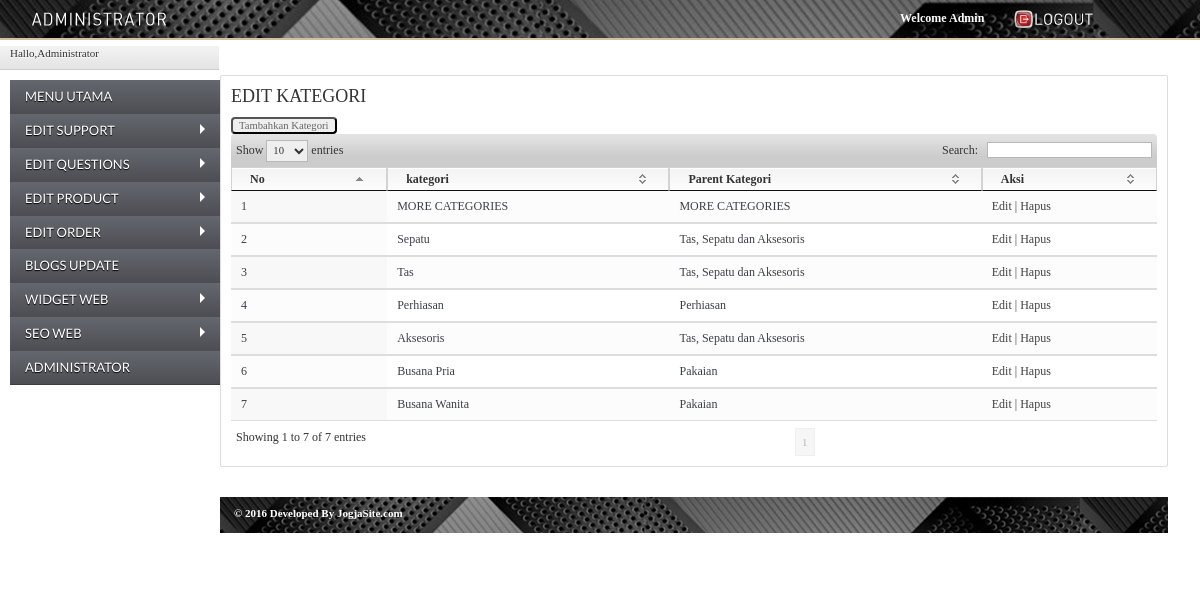
The page /@admin/page.php?module=kategori (signed in) on the database its author committed.
### tables this page shows
CREATE TABLE IF NOT EXISTS `subkategori` (
  `id_subkategori` int(11) NOT NULL,
  `id_kategori` int(11) DEFAULT NULL,
  `nama` varchar(128) NOT NULL,
  `seo` varchar(128) NOT NULL
);

CREATE TABLE IF NOT EXISTS `kategori` (
  `id_kategori` int(11) NOT NULL,
  `nama` varchar(128) NOT NULL,
  `seo` varchar(128) NOT NULL
);

### @admin/module/mod_kategori/kategori.php (the view, shortened to what this page needs)
<?php
 if (empty($_SESSION['username']) AND empty($_SESSION['passuser'])){
  echo "<link href='style.css' rel='stylesheet' type='text/css'>
 <center>Untuk mengakses modul, Anda harus login <br>";
  echo "<a href=../../index.php><b>LOGIN</b></a></center>";
}
else{
$aksi="module/mod_kategori/aksi_kategori.php";
switch($_GET[act]){
  default:
    echo "<h2>EDIT KATEGORI</h2>
          <input type=button  class=butt value='Tambahkan Kategori' onclick=location.href='?module=kategori&act=tambah_kategori'>
          <table id='exampless' class='display' cellspacing='0' width='100%'>
          <thead style='background: #9B9B9B;'><tr><th>No</th><th>kategori</th><th>Parent Kategori</th><th>Aksi</th></tr></thead><tbody>";
	$tampil=mysql_query("SELECT * FROM subkategori");
	$no=1;
		while ($r=mysql_fetch_array($tampil)){
			$kateg=mysql_query("SELECT * FROM kategori where id_kategori = '$r[id_kategori]' ");
			$k = mysql_fetch_array($kateg);
			echo "
			<tr>
				<td>$no</td>
				<td>$r[nama]</td>
				<td>$k[nama]</td>
				<td><a href=?module=kategori&act=edit_kategori&id=$r[id_subkategori]>Edit</a> |
			";?><a onclick="return confirm('Apakah anda yakin menghapus data ini?');" <?php echo"href=$aksi?module=kategori&act=hapus&id=$r[id_subkategori]>Hapus</a>
			</tr>";
			$no++;
		}
    echo "</tbody></table>";
    break;
}
}
?>

### @admin/page.php (shortened to what this page needs)
<?php
if (empty($_SESSION['username']) AND empty($_SESSION['passuser'])){
	include("loop.php");
}
else{
?>
<html xmlns="http://www.w3.org/1999/xhtml">
<head>
	<link rel="stylesheet" href="css/reset.css" type="text/css"/>
	<link rel="stylesheet" href="css/screen.css" type="text/css"/>
	<link rel="stylesheet" href="css/style.css" type="text/css"/>
	<link rel="stylesheet" href="css/zistyle.css" type="text/css"/>
	<link rel="stylesheet" href="css/sidebar.css">
	<link rel="stylesheet" href="media/css/jquery.dataTables.css" type="text/css"/>
	<link rel="stylesheet" href="menu/css/stylesheet.css" type="text/css"/>
	<link rel="stylesheet" href="css/icons.css" type="text/css"/>
</head>
<body>
    <div class="header">
        <a class="logo" href="page.php?module=home"><img src="menu/img/logo.png" alt="admin panel" title=""/></a>
        <ul class="header_menu">
			<li style='color: white;'><strong>Welcome Admin</strong><?php echo "$_POST[username]"; ?></li>
			<li><a href="logout.php"><img src="images/btn_logout.png" width="83" alt="" class="icon" /></a></li>
        </ul>
    </div>
	<div class="sidebar">
	<div class="breadLine">
		<div class="adminControl active">
			<?php echo "Hallo,$_SESSION[namalengkap]"; ?>
		</div>
	</div>
	<?php
		include "inc/sidebar.php";
	?>
    </div>
	<div class="main">
		<div class="main-wrap">
			<div class="page clear">
				<div class="content-box">
					<?php include "content.php"; ?>
				</div>
				<div class="footer clear">
					<span class="copy" style="margin-left: 14px;color: #fff;"><strong>© 2016 Developed By <a href="jogjasite.com">JogjaSite.com</a></strong>
				</div>
			</div>
		</div>
	</div>
</body>
</html>
<?php }?>

### @admin/inc/sidebar.php (shortened to what this page needs)
<div id='cssmenu'>
	<ul class="">
		<li class="">
			<a href="page.php?module=home">
				<span></span><span class="text">MENU UTAMA</span>
			</a>
		</li>
		<li class="has-sub">
			<a href="#">
				<span class="l">EDIT SUPPORT</span>
			</a>
		</li>
		<li class="has-sub">
			<a href="#">
				<span class="">EDIT QUESTIONS</span>
			</a>
		</li>
        <li class="has-sub">
			<a href="#">
				<span class=""></span><span class="text">EDIT PRODUCT</span>
			</a>
		</li>
        <li class="has-sub">
			<a href="#">
				<span class=""></span><span class="text">EDIT ORDER</span>
			</a>
		</li>
		<li class="">
			<a href="page.php?module=berita">
				<span class=""></span><span class="text">BLOGS UPDATE</span>
			</a>
		</li>
		<li class="has-sub">
			<a href="#">
				<span class=""></span><span class="text">WIDGET WEB</span>
			</a>
		</li>
		<li class="has-sub">
			<a href="#">
				<span class=""></span><span class="text">SEO WEB</span>
			</a>
		</li>
         <li class="">
			<a href="page.php?module=users">
				<span class=""></span><span class="text">ADMINISTRATOR</span>
			</a>
		</li>
	</ul>
</div>

### @admin/content.php (shortened to what this page needs)
<?php
if ($_GET['module']=='home')
{?>
	<div class='box-header clear'>
		<h2>Welcome</h2>
		</div>
		<div class="box-body clear">
          <p>&nbsp;&nbsp;&nbsp;&nbsp;* Welcome Admin, click the left menu to change the content. </p>
		<p><b>&nbsp;&nbsp;&nbsp;&nbsp;&nbsp;&nbsp;Modul Administrator</b> <br>
          	<a href="panduan/panduan_nikita.pdf"><img src="images/download_paduan.png" alt="" class="icon" width=100 style="border: 1px solid #999999;margin-left: 25px; margin-top:13px;"/></a>
			<?php
					error_reporting(0);
					  $ip      = $_SERVER['REMOTE_ADDR'];
					  $tanggal = date("Ymd");
					  $waktu   = time();
					  $s = mysql_query("SELECT * FROM statistik WHERE ip='$ip' AND tanggal='$tanggal'");
					  if(mysql_num_rows($s) == 0){
					  }
					  else{
					  }
					  $pengunjung       = mysql_num_rows(mysql_query("SELECT * FROM statistik WHERE tanggal='$tanggal' GROUP BY ip"));
					  $totalpengunjung  = mysql_result(mysql_query("SELECT COUNT(hits) FROM statistik"), 0);
					  $hits             = mysql_result(mysql_query("SELECT SUM(hits) FROM statistik WHERE tanggal='$tanggal'"), 0);
					  $totalhits        = mysql_result(mysql_query("SELECT SUM(hits) FROM statistik"), 0);
					  $tothitsgbr       = mysql_result(mysql_query("SELECT SUM(hits) FROM statistik"), 0);
					  $bataswaktu       = time() - 300;
					  $pengunjungonline = mysql_num_rows(mysql_query("SELECT * FROM statistik WHERE online > '$bataswaktu'"));
					  $path = "joinc/counter/";
					  $ext = ".png";
					  $tothitsgbr = sprintf("%06d", $tothitsgbr);
					  for ( $i = 0; $i <= 9; $i++ ){
						   $tothitsgbr = str_replace($i, "<img src='$path$i$ext' alt='$i'>", $tothitsgbr);
					  }
					?>
				<h3>Visitor Website</h3>
				<table style="width:30%; font-weight:bold; font-size:24px; float:left; margin:10px">
					<tr><td width="150px">Today</td><td></td><td></td></tr>
					<tr><td width="150px">Visits</td><td>:</td><td width="50px"><?php echo"$pengunjung"; ?></td></tr>
					<tr><td width="150px">Views</td><td>:</td><td width="50px"><?php echo"$hits"; ?></td></tr>
				</table>
				<table style="width:30%; font-weight:bold; font-size:24px; float:left; margin:10px">
					<tr><td width="150px">All Time</td><td></td><td></td></tr>
					<tr><td width="150px">Visits</td><td>:</td><td width="50px"><?php echo"$totalpengunjung"; ?></td></tr>
					<tr><td width="150px">Views</td><td>:</td><td width="50px"><?php echo"$totalhits"; ?></td></tr>
				</table>
	</div>
<?php
}
elseif ($_GET['module']=='about'){
    include "module/mod_about/about.php";
}
elseif ($_GET['module']=='brand'){
    include "module/mod_brand/brand.php";
}
elseif ($_GET['module']=='cs'){
    include "module/mod_cs/cs.php";
}
elseif ($_GET['module']=='cs2'){
    include "module/mod_cs2/cs2.php";
}
elseif ($_GET['module']=='email'){
    include "module/mod_email/email.php";
}
elseif ($_GET['module']=='beli'){
    include "module/mod_beli/beli.php";
}
elseif ($_GET['module']=='opening'){
    include "module/mod_opening/opening.php";
}
elseif ($_GET['module']=='desk'){
    include "module/mod_desk/desk.php";
}
elseif ($_GET['module']=='career'){
    include "module/mod_career/career.php";
}
elseif ($_GET['module']=='kategori'){
    include "module/mod_kategori/kategori.php";
}
elseif ($_GET['module']=='gambar'){
    include "module/mod_kategori/gambar.php";
}
elseif ($_GET['module']=='download'){
    include "module/mod_download/download.php";
}
elseif ($_GET['module']=='parentkategori'){
    include "module/mod_parentkategori/parentkategori.php";
}
elseif ($_GET['module']=='subkategori'){
    include "module/mod_subkategori/subkategori.php";
}
elseif ($_GET['module']=='subscribe'){
    include "module/mod_subscribe/subscribe.php";
}
elseif ($_GET['module']=='fanpage'){
    include "module/mod_fanpage/fanpage.php";
}
elseif ($_GET['module']=='pengiriman'){
    include "module/mod_pengiriman/pengiriman.php";
}
elseif ($_GET['module']=='title'){
    include "module/mod_title/title.php";
}
elseif ($_GET['module']=='description'){
    include "module/mod_description/description.php";
}
elseif ($_GET['module']=='keyword'){
    include "module/mod_keyword/keyword.php";
}
elseif ($_GET['module']=='location'){
    include "module/mod_location/location.php";
}
elseif ($_GET['module']=='custom_link'){
    include "module/mod_custom_link/custom_link.php";
}
elseif ($_GET['module']=='contact'){
    include "module/mod_contact/contact.php";
}
elseif ($_GET['module']=='delivery'){
    include "module/mod_delivery/delivery.php";
}
elseif ($_GET['module']=='customer'){
    include "module/mod_customer/customer.php";
}
elseif ($_GET['module']=='help'){
    include "module/mod_help/help.php";
}
elseif ($_GET['module']=='faq'){
    include "module/mod_faq/faq.php";
}
elseif ($_GET['module']=='supplier'){
    include "module/mod_supplier/supplier.php";
}
elseif ($_GET['module']=='color'){
    include "module/mod_color/color.php";
}
elseif ($_GET['module']=='catalog'){
    include "module/mod_catalog/catalog.php";
}
elseif ($_GET['module']=='gallery'){
    include "module/mod_gallery/gallery.php";
}
elseif ($_GET['module']=='product'){
    include "module/mod_product/product.php";
}
elseif ($_GET['module']=='ordermasuk'){
    include "module/mod_ordermasuk/ordermasuk.php";
}
elseif ($_GET['module']=='ordercomplete'){
    include "module/mod_ordercomplete/ordercomplete.php";
}
elseif ($_GET['module']=='berita'){
    include "module/mod_berita/berita.php";
}
elseif ($_GET['module']=='member'){
    include "module/mod_memberarea/member.php";
}
elseif ($_GET['module']=='slide'){
    include "module/mod_slide/slide.php";
}
elseif ($_GET['module']=='sosial'){
    include "module/mod_sosial/sosial.php";
}
elseif ($_GET['module']=='pesan'){
    include "module/mod_pesan/pesan.php";
}
elseif ($_GET['module']=='banner'){
    include "module/mod_banner/banner.php";
}
elseif ($_GET['module']=='advertise'){
    include "module/mod_advertise/advertise.php";
}
elseif ($_GET['module']=='confirmation'){
    include "module/mod_confirmation/confirmation.php";
}
elseif ($_GET['module']=='users'){
    include "module/mod_users/users.php";
}
else{
  echo "<p><b></b></p>";
}
?>

### @admin/css/screen.css (style rules this page uses)
html { background: url('../images/main.gif') top left #EEEEEE; }
body { min-width: 1000px; min-height: 800px; text-align: left; margin: 0px; font-family:'dinttf'; font-size: 12px; color: #3a4049; background-color: #FFFFFF; }
.clear:after { content: "."; display: block; height: 0; overflow:hidden; clear: both; visibility: hidden; }
a { color: #414141; text-decoration: none; }
strong { color: #FFFFFF; }
.sidebar { width: 18%; float: left; height: 100%; margin-top: 46px; }
.main { margin-right: 20px; float: right; width: 80%; }
.main-wrap { width: 100%; float: left; }
.page { padding-right: 12px; padding-bottom: 50px; }
.logo { width: 196px; margin-top: 4px; margin-left: 20px; margin-bottom: 35px; }
h2 { color: #333333; font-size: 18px; font-weight: normal; padding-top: 10px; margin-bottom: 10px; }
.content-box { border: 1px solid #DDDDDD; margin-bottom: 30px; margin-top:75px; position: relative; background-color: #FFFFFF; border-radius: 2px; padding-left: 10px; padding-right: 10px; }
.page table { width: 100%; margin: 0px; margin-bottom: 20px; }
.page th { background: url('../images/header.gif') top left repeat-x #FFFFFF; border-bottom: 1px solid #DDDDDD; text-align: left; line-height: 22px; padding: 4px 6px 4px 6px; color: #333333; white-space: nowrap; }
.page td { background: url('../images/bck_white_50.png') top left; border-bottom: 1px solid #DDDDDD; padding: 4px 1px 4px 1px; }
.footer { width: 100%; font-size: 11px; padding: 10px 0px 14px 0px; background: url('../images/footer2.png') top left repeat-x; }
.footer .copy a { color: #FFFFFF; }
.dataTables_wrapper table { width: 100% !important; margin: 0px 0px 20px 0px; }
.datatable { clear: both; }
.datatable thead th { cursor: pointer; }

### @admin/css/style.css (style rules this page uses)
input,textarea,select { font-family: Tahoma; font-size: 8pt; }
input.butt { cursor: pointer; color:#666; border-radius: 4px; }
.clear { clear:both; }

### @admin/css/sidebar.css (style rules this page uses)
#cssmenu, #cssmenu ul, #cssmenu li, #cssmenu a { margin: 0; padding: 0; border: 0; list-style: none; font-weight: normal; text-decoration: none; line-height: 1; font-family: 'Lato', sans-serif; font-size: 14px; position: relative; }
#cssmenu a { line-height: 1.3; padding: 8px 15px; }
#cssmenu { width: 210px; margin: 10px; }
#cssmenu > ul > li { cursor: pointer; background: #000; border-bottom: 1px solid #4c4e53; }
#cssmenu > ul > li:last-child { border-bottom: 1px solid #3e3d3c; }
#cssmenu > ul > li > a { font-size: 13px; display: block; color: #ffffff; text-shadow: 0 1px 1px #000; background: #64676e; background: -moz-linear-gradient(#64676e 0%, #4c4e53 100%); background: -webkit-gradient(linear, left top, left bottom, color-stop(0%, #64676e), color-stop(100%, #4c4e53)); background: -webkit-linear-gradient(#64676e 0%, #4c4e53 100%); background: linear-gradient(#64676e 0%, #4c4e53 100%); }
#cssmenu > ul > li.has-sub > a:after { content: ""; position: absolute; top: 10px; right: 10px; border: 5px solid transparent; border-left: 5px solid #ffffff; }

### @admin/media/css/demo_table_jui.css (style rules this page uses)
table.display thead th { padding: 3px 0px 3px 10px; cursor: pointer; * cursor: hand; }
table.display { margin: 0 auto; width: 100%; clear: both; border-collapse: collapse; }
table.display td { padding: 3px 10px; }
tr.odd { background-color: #E2E4FF; }
tr.even { background-color: white; }
.clear { clear: both; }
tr.odd td.sorting_1 { background-color: #D3D6FF; }
tr.even td.sorting_1 { background-color: #EAEBFF; }

### rows shown on the page
subkategori: nama "MORE CATEGORIES", id_kategori.nama "MORE CATEGORIES"
subkategori: nama "Sepatu", id_kategori.nama "Tas, Sepatu dan Aksesoris"
subkategori: nama "Tas", id_kategori.nama "Tas, Sepatu dan Aksesoris"
subkategori: nama "Perhiasan", id_kategori.nama "Perhiasan"
subkategori: nama "Aksesoris", id_kategori.nama "Tas, Sepatu dan Aksesoris"
subkategori: nama "Busana Pria", id_kategori.nama "Pakaian"
subkategori: nama "Busana Wanita", id_kategori.nama "Pakaian"

### other values the page prints
$_SESSION[namalengkap] "Administrator"
